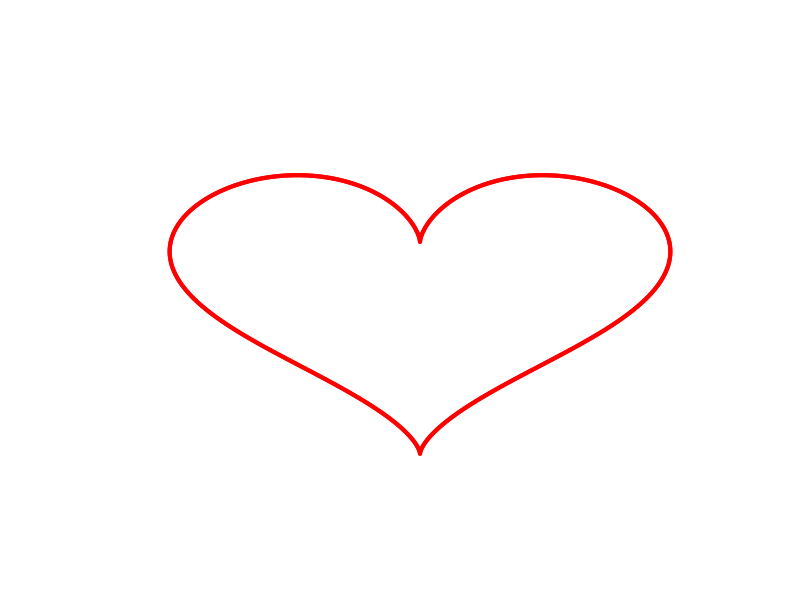

Reproduce this figure in R.
# Define a function that will display the secret message.
plot_secret_message = function(){

  # Display the secret message in a new window.
  dev.new()
  
  # Define our plotting box.
  plot(x=c(-20, 20),
       y=c(-20, 20),
       type='n',
       axes=FALSE,
       xlab='',
       ylab='')

  # The range of values.
  t = seq(0, 360, len=360)
  
  # The line functions.
  x = 16 * sin(t*pi/180)^3
  y = 13 * cos(t*pi/180) - 5*cos(2*t*pi/180) - 2*cos(3*t*pi/180) - cos(4*t*pi/180)
  
  # Plot the line functions.
  lines(x, y, col='red', lwd=4)
  lines(-x, y, col='red', lwd=4)
}

plot_secret_message()
